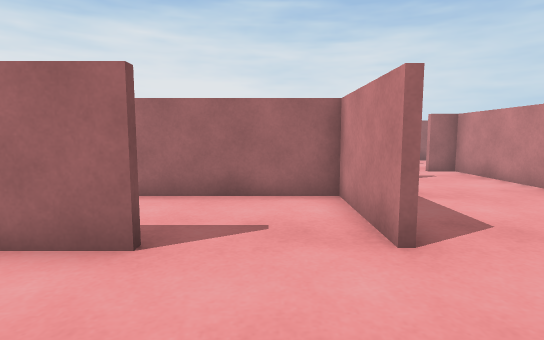
[1] (above)

18 first-person views from a walk through a scene from a Unity 3-D project. The camera is 0.62 m above the floor, tilts 6° down and sees 80° across. The floor is counted in squares, 0.5 m on a side. Each view is taken from the middle of a square. On the plan, view 1 faces up. The plan holds only what a view shows up to about 14 squares ahead; the rest is blank.

[2]
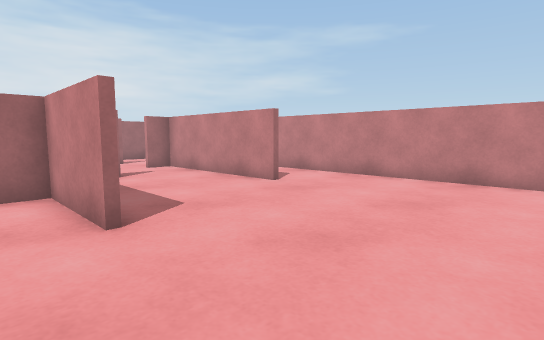

[3]
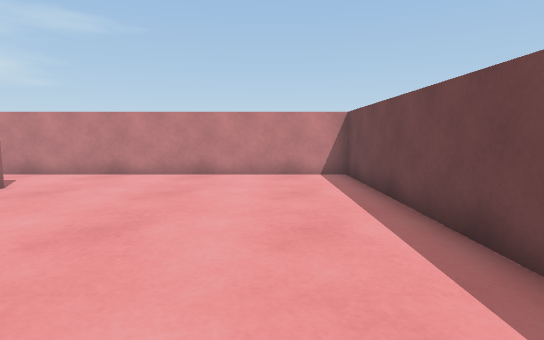

[4]
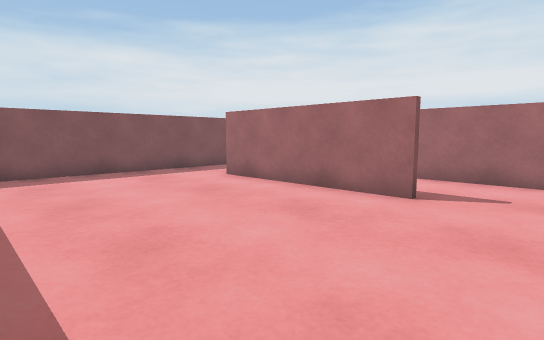

[5]
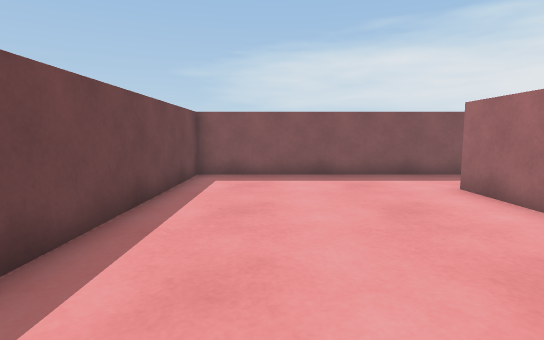

[6]
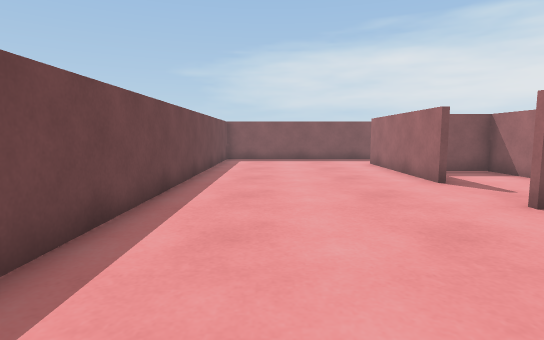

[7]
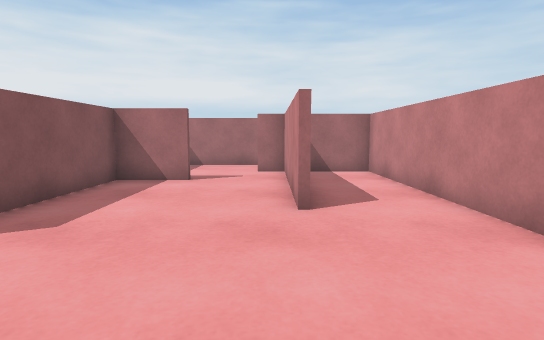

[8]
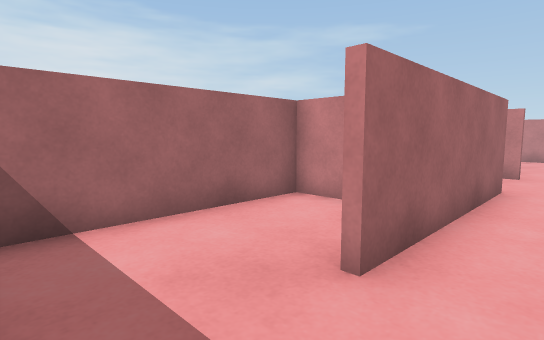

[9]
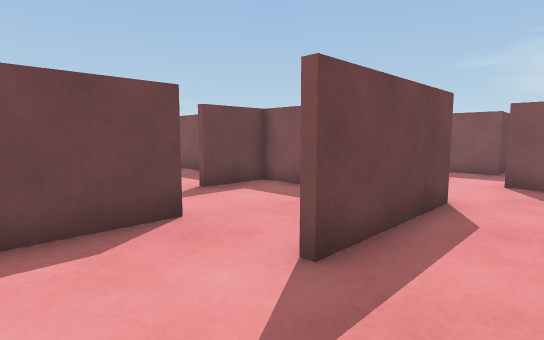

[10]
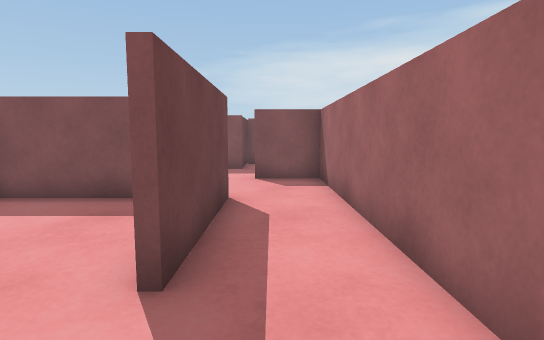

[11]
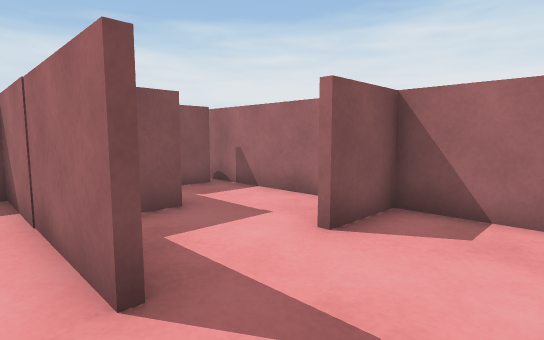

[12]
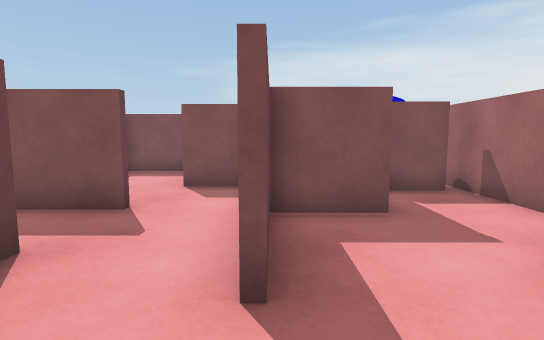

[13]
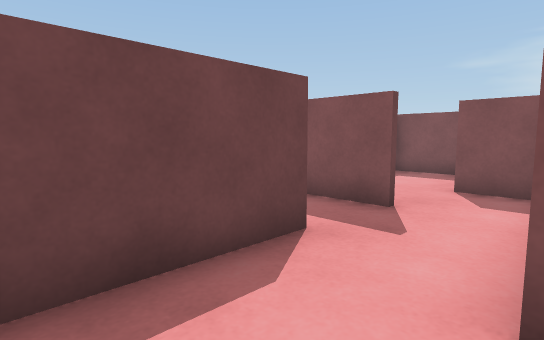

[14]
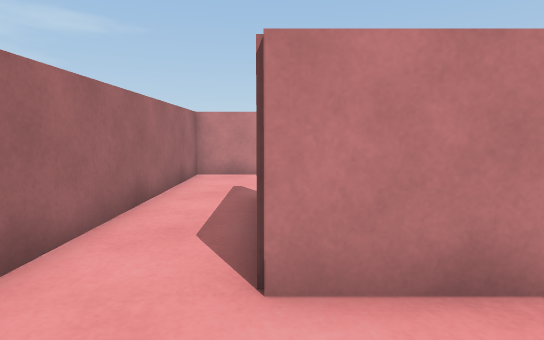

[15]
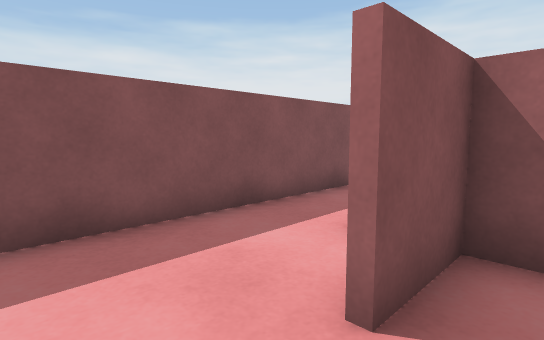

[16]
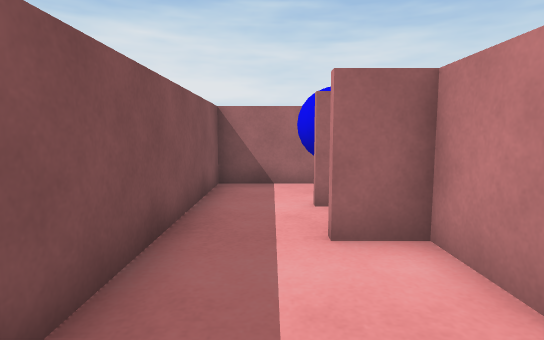

[17]
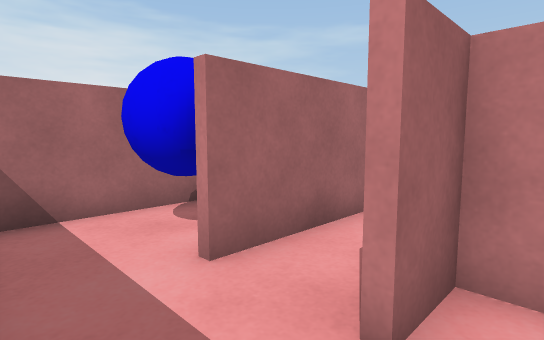

[18]
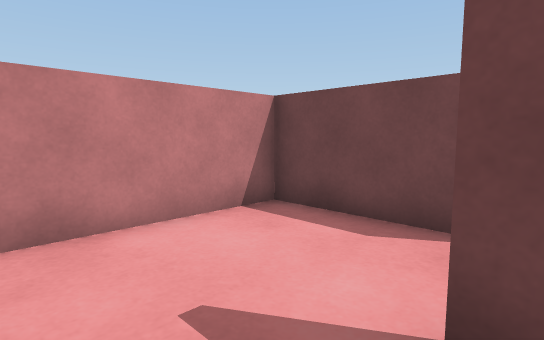

### Floor plan
Points are (right, up) in squares from view 1. A wall is a line through its corners. A room is listed if a view was taken in it or the views show most of it. See-through windows are left out.
Room 1 (views 1, 2, 3, 4, 5, 6, 7, 8)
walls: (-1.4, 3.4) (-7.5, 3.4); (1.4, 3.4) (1.4, 6.6) (-9.8, 6.6); (-4.6, 5.4) (-4.6, 6.6); (-4.4, 6.8) (-4.4, 5.1); (6.4, 5.4) (6.4, 11.3) (5.5, 11.3); (3.8, 9.1) (1.6, 9.1) (1.6, 3.5); (-10.4, 5.6) (-10.4, -3.4) (9.4, -3.4) (9.4, 11.3) (7.2, 11.3)
ways out: opening at (4.5, 10.5) to room 2
Room 2 (views 9, 10, 11, 12, 13, 14, 18)
walls: (1.6, 12.2) (1.6, 9.3) (3.8, 9.3); (1.4, 11.9) (1.4, 14.1) (5.6, 14.1); (5.5, 13.9) (2.4, 13.9); (5.4, 11.5) (9.4, 11.5) (9.4, 16.4) (-1.4, 16.4) (-1.4, 14.5); (-1.2, 11.7) (-2.4, 11.7); (-2.4, 9.3) (0.9, 9.3); (-3.8, 12) (-1.5, 12); (-3, 16.4) (-6, 16.4); (-5.6, 13.8) (-4.1, 13.8) (-4.1, 11.9); (-6.3, 16) (-6.3, 14.6)
ways out: opening at (4.5, 10.5) to room 1; opening at (-2, 10.5) to room 6
Room 3 (view 15)
walls: (-6.9, 11.8) (-6.9, 9.8); (-4.4, 11.7) (-6.9, 11.7)
ways out: opening at (-7, 8.5) to room 4; opening at (-4, 10.5) to room 6
Room 4 (views 16, 17)
walls: (-7.1, 10.1) (-7.1, 11.8); (-6.9, 11.7) (-8.4, 11.7); (-10.4, 13.4) (-10.4, 6.9); (-5.1, 13.6) (-8.2, 13.6)
ways out: opening at (-7, 8.5) to room 3; opening at (-9.5, 14) to room 5
Room 5 (no view inside)
walls: (-6, 16.4) (-10.4, 16.4) (-10.4, 13.4)
ways out: opening at (-9.5, 14) to room 4
objects: other object (-8, 15) to (-7, 16)
Room 6 (no view inside)
walls: (-2.4, 11.7) (-4.4, 11.7)
ways out: opening at (-2, 10.5) to room 2; opening at (-4, 10.5) to room 3; opening at (-3, 9)

Where each view was taken, in squares from view 1:
view 1: 0 up, 0 right, facing up
view 2: 1 down, 0 right, facing up-right
view 3: 1 down, 1 left, facing right
view 4: 3 down, 1 right, facing up-left
view 5: 1 down, 0 right, facing left
view 6: 1 down, 7 right, facing left
view 7: 0 up, 6 right, facing up
view 8: 2 up, 10 left, facing up-right
view 9: 16 up, 8 right, facing down-left
view 10: 15 up, 8 right, facing left
view 11: 11 up, 1 right, facing up-left
view 12: 12 up, 1 right, facing left
view 13: 12 up, 1 right, facing down-left
view 14: 14 up, 1 left, facing right
view 15: 8 up, 6 left, facing up-left
view 16: 8 up, 9 left, facing up
view 17: 11 up, 10 left, facing up-right
view 18: 16 up, 5 right, facing down-right
